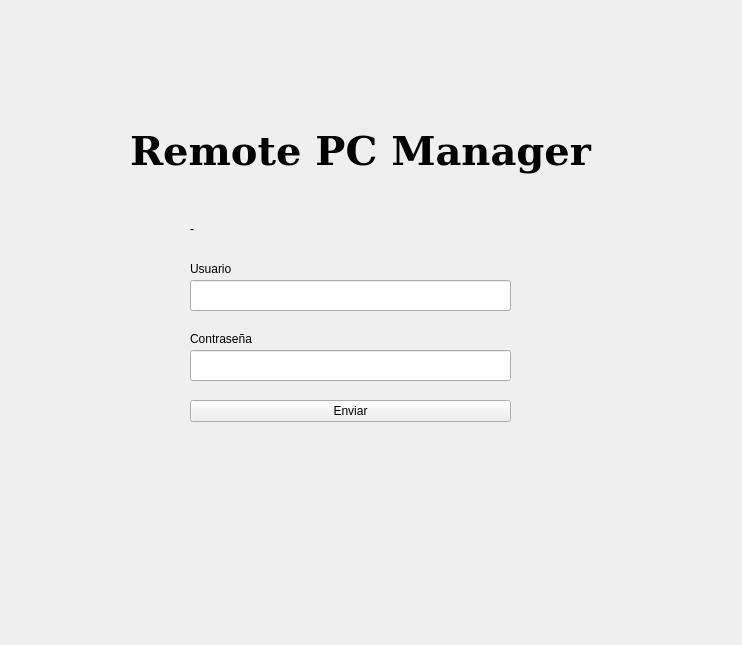
<?xml version="1.0" encoding="UTF-8"?>
<ui version="4.0">
 <class>Widget</class>
 <widget class="QWidget" name="Widget">
  <property name="geometry">
   <rect>
    <x>0</x>
    <y>0</y>
    <width>742</width>
    <height>645</height>
   </rect>
  </property>
  <property name="windowTitle">
   <string>GPU Remote Manager</string>
  </property>
  <widget class="QWidget" name="formLayoutWidget">
   <property name="geometry">
    <rect>
     <x>190</x>
     <y>400</y>
     <width>321</width>
     <height>71</height>
    </rect>
   </property>
   <layout class="QFormLayout" name="formLayout">
    <item row="0" column="0" colspan="2">
     <widget class="QPushButton" name="BotonEnviar1">
      <property name="enabled">
       <bool>true</bool>
      </property>
      <property name="cursor">
       <cursorShape>PointingHandCursor</cursorShape>
      </property>
      <property name="text">
       <string>Enviar</string>
      </property>
      <property name="checkable">
       <bool>false</bool>
      </property>
     </widget>
    </item>
   </layout>
  </widget>
  <widget class="QLabel" name="label">
   <property name="geometry">
    <rect>
     <x>190</x>
     <y>330</y>
     <width>101</width>
     <height>18</height>
    </rect>
   </property>
   <property name="text">
    <string>Contraseña</string>
   </property>
  </widget>
  <widget class="QLabel" name="label_2">
   <property name="geometry">
    <rect>
     <x>190</x>
     <y>260</y>
     <width>101</width>
     <height>18</height>
    </rect>
   </property>
   <property name="autoFillBackground">
    <bool>false</bool>
   </property>
   <property name="styleSheet">
    <string notr="true"/>
   </property>
   <property name="text">
    <string>Usuario</string>
   </property>
  </widget>
  <widget class="QLabel" name="label_3">
   <property name="geometry">
    <rect>
     <x>130</x>
     <y>90</y>
     <width>521</width>
     <height>121</height>
    </rect>
   </property>
   <property name="font">
    <font>
     <family>DejaVu Serif</family>
     <pointsize>30</pointsize>
     <bold>true</bold>
    </font>
   </property>
   <property name="text">
    <string>Remote PC Manager</string>
   </property>
  </widget>
  <widget class="QLineEdit" name="text_pass">
   <property name="geometry">
    <rect>
     <x>190</x>
     <y>350</y>
     <width>321</width>
     <height>31</height>
    </rect>
   </property>
   <property name="echoMode">
    <enum>QLineEdit::Password</enum>
   </property>
  </widget>
  <widget class="QLabel" name="label_mensaje">
   <property name="geometry">
    <rect>
     <x>190</x>
     <y>220</y>
     <width>511</width>
     <height>18</height>
    </rect>
   </property>
   <property name="text">
    <string>-</string>
   </property>
  </widget>
  <widget class="QLineEdit" name="text_usuario">
   <property name="geometry">
    <rect>
     <x>190</x>
     <y>280</y>
     <width>321</width>
     <height>31</height>
    </rect>
   </property>
  </widget>
 </widget>
 <resources/>
 <connections/>
</ui>
